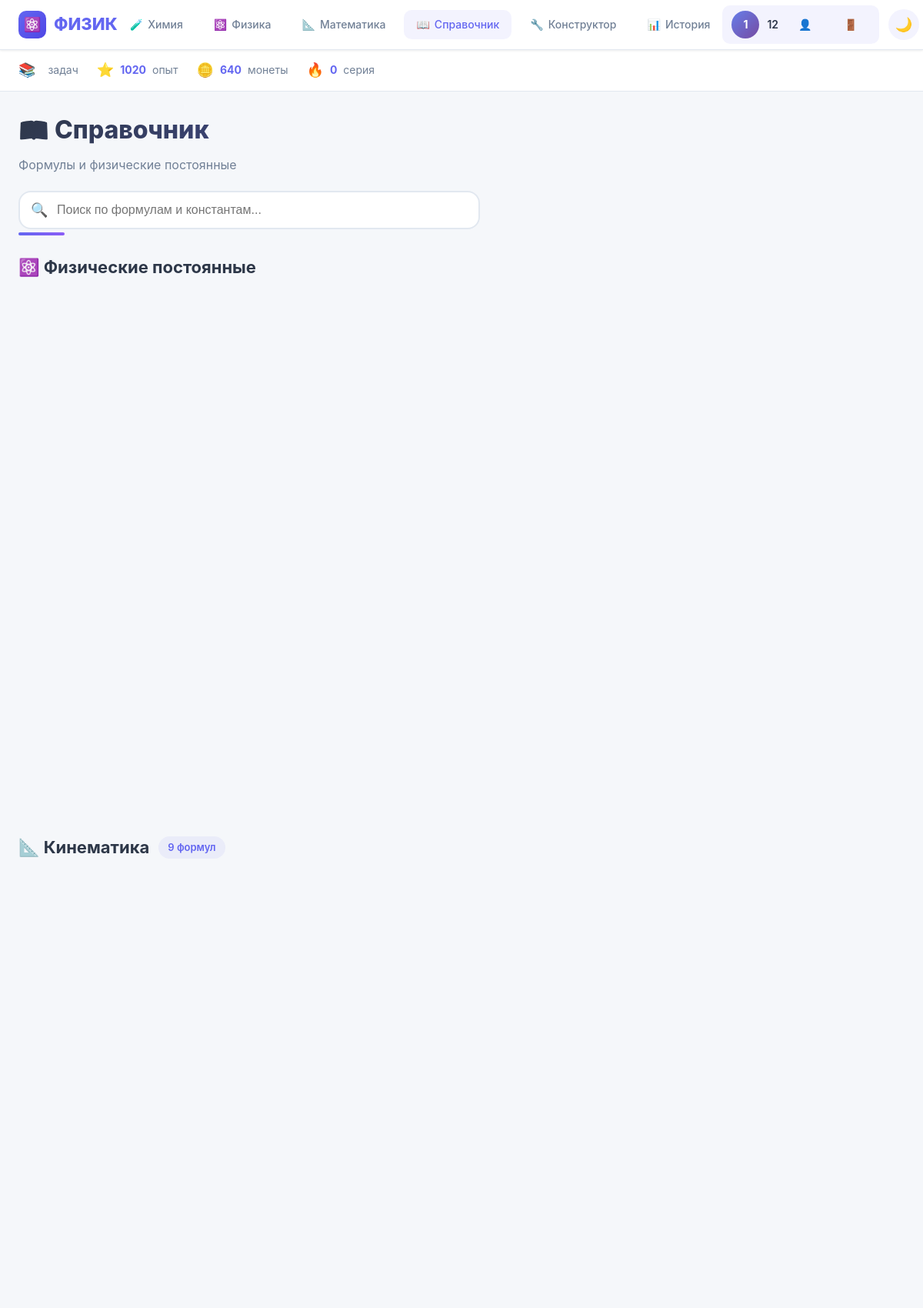
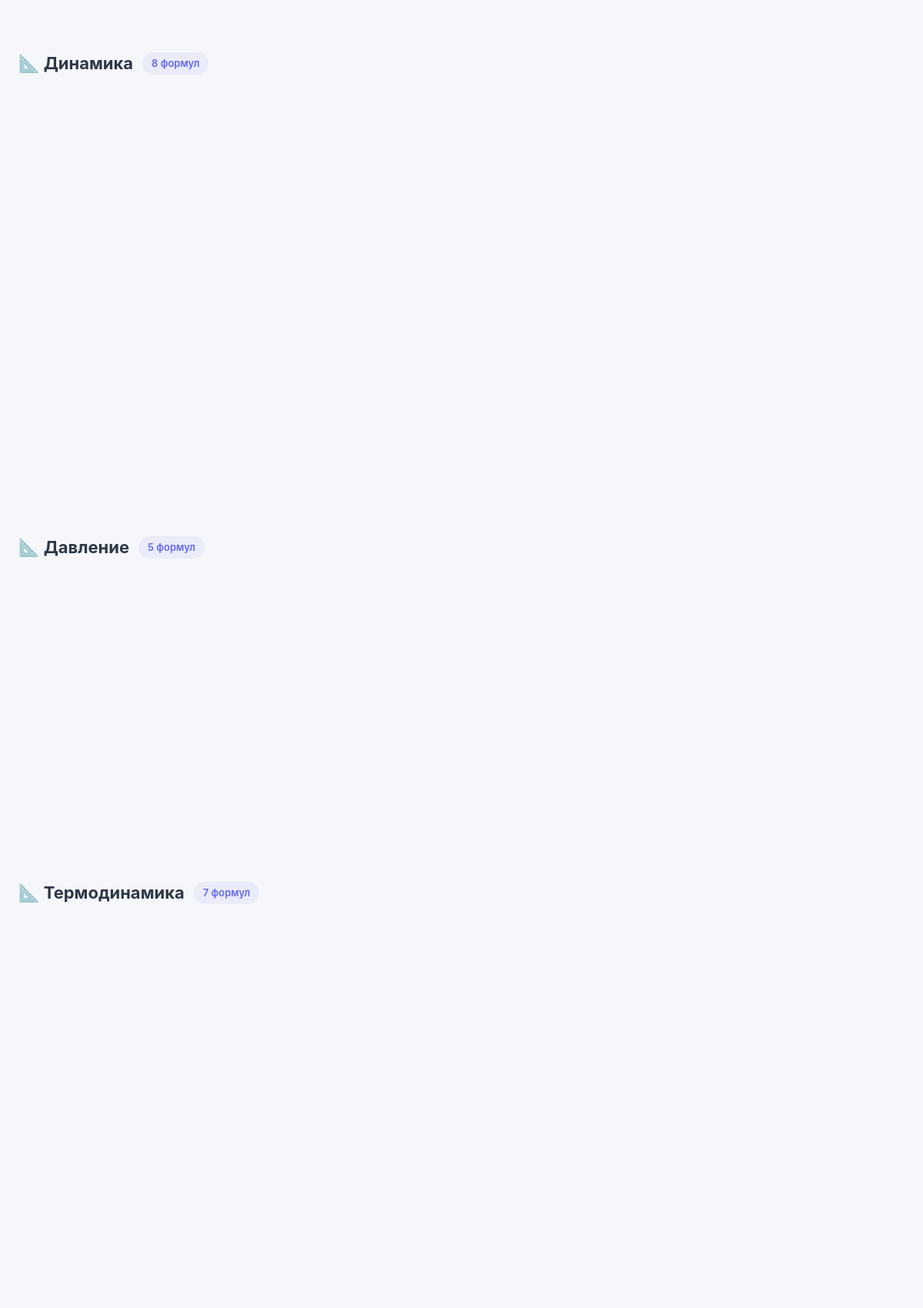
Page /reference (signed in, upper part) on the committed database (2 pictures, top to bottom).
### tables this page shows
CREATE TABLE users (
            id INTEGER PRIMARY KEY AUTOINCREMENT,
            username TEXT NOT NULL UNIQUE,
            email TEXT NOT NULL UNIQUE,
            password_hash TEXT NOT NULL,
            avatar TEXT DEFAULT 'default',
            created_at TEXT NOT NULL,
            xp INTEGER DEFAULT 0,
            coins INTEGER DEFAULT 0,
            streak INTEGER DEFAULT 0
        );

### app.py (the view)
@app.route('/reference')
def reference():
    user = get_current_user()
    return render_template('reference.html', user=user, constants=CONSTANTS, formulas=FORMULAS)

### app.py (called while the page is built)
def get_current_user():
    if 'user_id' in session:
        return get_user_by_id(session['user_id'])
    return None

### models.py (called while the page is built)
def _get_connection():
    conn = sqlite3.connect(DB_PATH)
    conn.execute("PRAGMA foreign_keys = ON")
    return conn

def get_user_by_id(user_id):
    with _get_connection() as conn:
        conn.row_factory = sqlite3.Row
        user = conn.execute("SELECT * FROM users WHERE id = ?", (user_id,)).fetchone()
        if not user:
            return None
        return {
            'id': user['id'],
            'username': user['username'],
            'email': user['email'],
            'avatar': user['avatar'],
            'xp': user['xp'],
            'coins': user['coins'],
            'streak': user['streak'],
            'created_at': user['created_at']
        }

### templates/reference.html (shortened to what this page needs)
{% extends 'base.html' %}
{% block content %}
<div class="page-header">
    <h1>📖 Справочник</h1>
    <p class="subtitle">Формулы и физические постоянные</p>
    <div class="reference-search">
        <span class="reference-search-icon">🔍</span>
        <input type="text" id="search-input" placeholder="Поиск по формулам и константам..."
               class="reference-search-input">
    </div>
</div>
<section class="category-section" data-search="const">
    <div class="category-header">
        <h2>⚛️ Физические постоянные</h2>
    </div>
    <div class="reference-grid">
    </div>
</section>
{% for category, items in formulas.items() %}
<section class="category-section" data-search="formulas">
    <div class="category-header">
        <h2>📐 {{ category }}</h2>
        <span class="category-count">{{ items|length }} формул</span>
    </div>
    <div class="reference-grid">
    </div>
</section>
{% endfor %}
{% endblock %}

### templates/base.html (shortened to what this page needs)
<!doctype html>
<html lang="ru">
<head>
    <link rel="stylesheet" href="{{ url_for('static', filename='style.css') }}?v=13">
</head>
<body>
<header class="topbar">
    <div class="topbar-inner">
        <a href="{{ url_for('index') }}" class="logo">
            <span class="logo-icon">⚛️</span>
            <span class="logo-text">ФИЗИК</span>
        </a>
        <nav class="topnav">
            <a href="{{ url_for('chemistry') }}" class="topnav-item {% if request.endpoint == 'chemistry' %}active{% endif %}">
                <span class="topnav-icon">🧪</span>
                <span>Химия</span>
            </a>
            <a href="{{ url_for('index') }}" class="topnav-item {% if request.endpoint == 'index' %}active{% endif %}">
                <span class="topnav-icon">⚛️</span>
                <span>Физика</span>
            </a>
            <a href="{{ url_for('math') }}" class="topnav-item {% if request.endpoint == 'math' %}active{% endif %}">
                <span class="topnav-icon">📐</span>
                <span>Математика</span>
            </a>
            <a href="{{ url_for('reference') }}" class="topnav-item {% if request.endpoint == 'reference' %}active{% endif %}">
                <span class="topnav-icon">📖</span>
                <span>Справочник</span>
            </a>
            <a href="{{ url_for('builder') }}" class="topnav-item {% if request.endpoint == 'builder' %}active{% endif %}">
                <span class="topnav-icon">🔧</span>
                <span>Конструктор</span>
            </a>
            <a href="{{ url_for('history') }}" class="topnav-item {% if request.endpoint == 'history' %}active{% endif %}">
                <span class="topnav-icon">📊</span>
                <span>История</span>
            </a>
        </nav>
        <div class="topbar-right">
            {% if user %}
            <div class="user-badge">
                <div class="user-avatar">{{ user.username[0]|upper }}</div>
                <span class="user-name">{{ user.username }}</span>
                <a href="{{ url_for('profile') }}" class="topnav-item" title="Профиль">👤</a>
                <a href="{{ url_for('logout') }}" class="topnav-item" title="Выйти">🚪</a>
            </div>
            {% else %}
            <a href="{{ url_for('login') }}" class="btn" style="padding: 8px 16px; font-size: 13px;">Войти</a>
            {% endif %}
            <button id="theme-toggle" class="theme-btn" title="Сменить тему">🌙</button>
        </div>
    </div>
</header>
<div class="stats-bar">
    <div class="stats-inner">
        <div class="stat-item">
            <span class="stat-icon">📚</span>
            <span class="stat-label">задач</span>
        </div>
        {% if user %}
        <div class="stat-item">
            <span class="stat-icon">⭐</span>
            <span class="stat-value">{{ user.xp or 0 }}</span>
            <span class="stat-label">опыт</span>
        </div>
        <div class="stat-item">
            <span class="stat-icon">🪙</span>
            <span class="stat-value">{{ user.coins or 0 }}</span>
            <span class="stat-label">монеты</span>
        </div>
        <div class="stat-item">
            <span class="stat-icon">🔥</span>
            <span class="stat-value">{{ user.streak or 0 }}</span>
            <span class="stat-label">серия</span>
        </div>
        {% else %}
        <div class="stat-item">
            <span class="stat-icon">🏆</span>
            <span class="stat-value">{{ records|length if records else 0 }}</span>
            <span class="stat-label">решено</span>
        </div>
        {% endif %}
    </div>
</div>
<main>
    {% block content %}{% endblock %}
</main>
</body>
</html>

### static/style.css (style rules this page uses)
:root { --bg: #f5f7fa; --panel: #ffffff; --text: #2d3748; --text-secondary: #718096; --primary: #6366f1; --primary-hover: #4f46e5; --primary-light: rgba(99, 102, 241, 0.08); --border: #e2e8f0; --success: #10b981; --danger: #ef4444; --shadow-sm: 0 1px 3px rgba(0,0,0,0.08); --shadow-md: 0 4px 12px rgba(0,0,0,0.1); --shadow-lg: 0 10px 30px rgba(0,0,0,0.12); --radius: 16px; --radius-sm: 10px; }
* { box-sizing: border-box; margin: 0; padding: 0; }
html { scroll-behavior: smooth; transition: background-color 0.3s ease, color 0.3s ease; }
body { font-family: 'Inter', 'Segoe UI', -apple-system, BlinkMacSystemFont, sans-serif; background-color: var(--bg); color: var(--text); min-height: 100vh; line-height: 1.6; transition: background-color 0.3s ease, color 0.3s ease; }
.topbar, .stats-bar, .lesson-card, .task-panel, .form-group input, .form-group select { transition: background-color 0.3s ease, border-color 0.3s ease, box-shadow 0.3s ease; }
.topbar { background: var(--panel); border-bottom: 1px solid var(--border); position: sticky; top: 0; z-index: 100; box-shadow: var(--shadow-sm); }
.topbar-inner { max-width: 1280px; margin: 0 auto; padding: 0 24px; height: 64px; display: flex; align-items: center; justify-content: space-between; }
.logo { font-size: 22px; font-weight: 800; color: var(--primary); text-decoration: none; display: flex; align-items: center; gap: 10px; transition: all 0.2s; }
.logo-icon { width: 36px; height: 36px; background: linear-gradient(135deg, var(--primary), var(--primary-hover)); border-radius: 10px; display: flex; align-items: center; justify-content: center; color: white; font-size: 18px; transition: transform 0.3s ease; }
.topnav { display: flex; align-items: center; gap: 8px; }
.topnav-item { color: var(--text-secondary); text-decoration: none; padding: 8px 16px; border-radius: var(--radius-sm); font-weight: 500; font-size: 14px; transition: all 0.2s; display: flex; align-items: center; gap: 6px; }
.topnav-item:hover, .topnav-item.active { color: var(--primary); background: var(--primary-light); }
.topbar-right { display: flex; align-items: center; gap: 12px; }
.user-badge { display: flex; align-items: center; gap: 10px; padding: 6px 12px; background: var(--primary-light); border-radius: var(--radius-sm); }
.user-avatar { width: 36px; height: 36px; border-radius: 50%; background: linear-gradient(135deg, #667eea, #764ba2); display: flex; align-items: center; justify-content: center; color: white; font-weight: 700; font-size: 14px; flex-shrink: 0; }
.user-name { font-weight: 600; font-size: 14px; white-space: nowrap; max-width: 120px; overflow: hidden; text-overflow: ellipsis; }
.theme-btn { background: var(--primary-light); border: none; width: 40px; height: 40px; border-radius: 50%; cursor: pointer; font-size: 18px; transition: all 0.2s; }
.stats-bar { background: var(--panel); border-bottom: 1px solid var(--border); padding: 12px 24px; }
.stats-inner { max-width: 1280px; margin: 0 auto; display: flex; gap: 24px; }
.stat-item { display: flex; align-items: center; gap: 8px; font-size: 14px; }
.stat-icon { font-size: 18px; }
.stat-value { font-weight: 700; color: var(--primary); }
.stat-label { color: var(--text-secondary); }
main { max-width: 1280px; margin: 0 auto; padding: 24px; }
.page-header { margin-bottom: 32px; animation: fadeInUp 0.5s ease-out; position: relative; }
.page-header::after { content: ''; position: absolute; bottom: -8px; left: 0; width: 60px; height: 4px; background: linear-gradient(90deg, var(--primary), #8b5cf6); border-radius: 2px; }
.page-header h1 { font-size: 32px; font-weight: 800; margin-bottom: 8px; background: linear-gradient(135deg, var(--text) 0%, var(--primary) 100%); -webkit-background-clip: text; -webkit-text-fill-color: transparent; background-clip: text; }
.subtitle { color: var(--text-secondary); font-size: 16px; }
.category-section { margin-bottom: 48px; }
.category-header { display: flex; align-items: center; gap: 12px; margin-bottom: 20px; }
.category-header h2 { font-size: 22px; font-weight: 700; }
.category-header { animation: fadeIn 0.5s ease-out; }
.category-count { background: var(--primary-light); color: var(--primary); padding: 4px 12px; border-radius: 20px; font-size: 13px; font-weight: 600; animation: pulse 2s ease-in-out infinite; }
.reference-grid { display: grid; grid-template-columns: repeat(auto-fill, minmax(300px, 1fr)); gap: 20px; margin-top: 24px; }

### rows in the picture
users: username "1", username "12", xp "1020", coins "640", streak "0"

### other values in the picture
{{ category }} "Кинематика" "Динамика" "Давление" "Термодинамика"
{{ items|length }} "9" "8" "5" "7"
